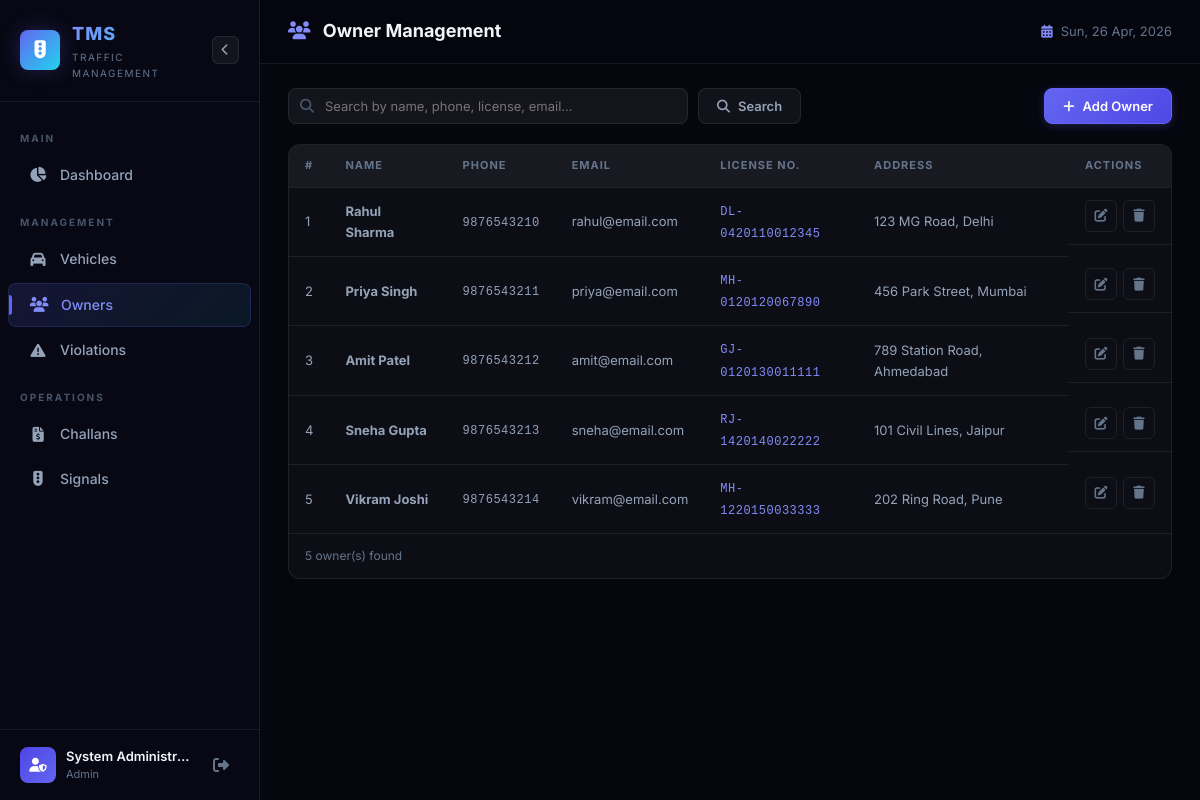
/owners/ (signed in), run on the app's committed database.
### tables this page shows
CREATE TABLE users (
                id INTEGER PRIMARY KEY AUTOINCREMENT,
                username TEXT NOT NULL UNIQUE,
                password_hash TEXT NOT NULL,
                role TEXT NOT NULL DEFAULT 'officer' CHECK(role IN ('admin', 'officer')),
                full_name TEXT NOT NULL,
                email TEXT,
                badge_number TEXT,
                is_active INTEGER DEFAULT 1,
                created_at TIMESTAMP DEFAULT CURRENT_TIMESTAMP,
                updated_at TIMESTAMP DEFAULT CURRENT_TIMESTAMP
            );

CREATE TABLE owners (
                id INTEGER PRIMARY KEY AUTOINCREMENT,
                name TEXT NOT NULL,
                phone TEXT NOT NULL,
                email TEXT,
                address TEXT,
                license_number TEXT UNIQUE,
                date_of_birth TEXT,
                created_at TIMESTAMP DEFAULT CURRENT_TIMESTAMP,
                updated_at TIMESTAMP DEFAULT CURRENT_TIMESTAMP
            );

### routes/owners.py (the view)
@owners_bp.route('/')
@login_required
def index():
    search = request.args.get('search', '')
    owners = Owner.get_all(search=search if search else None)
    return render_template('owners.html', owners=owners, search=search)

### db.py (called while the page is built)
def get_db():
    conn = sqlite3.connect(DB_PATH)
    conn.row_factory = sqlite3.Row
    conn.execute("PRAGMA foreign_keys = ON")
    return conn

def dict_from_row(row):
    if row is None:
        return None
    return dict(row)

### models/owner.py (called while the page is built)
    @staticmethod
    def get_all(search=None):
        if search:
            query = """SELECT * FROM owners
                       WHERE name LIKE %s OR phone LIKE %s OR license_number LIKE %s OR email LIKE %s
                       ORDER BY created_at DESC"""
            search_param = f"%{search}%"
            return execute_query(query, (search_param, search_param, search_param, search_param), fetch_all=True)
        return execute_query("SELECT * FROM owners ORDER BY created_at DESC", fetch_all=True)

### models/user.py (called while the page is built)
    @property
    def is_active(self):
        return self._is_active

    @staticmethod
    def from_dict(data):
        if not data:
            return None
        return User(
            id=data['id'],
            username=data['username'],
            password_hash=data['password_hash'],
            role=data['role'],
            full_name=data['full_name'],
            email=data.get('email'),
            badge_number=data.get('badge_number'),
            is_active=data.get('is_active', True),
            created_at=data.get('created_at')
        )

    @staticmethod
    def get_by_id(user_id):
        data = execute_query("SELECT * FROM users WHERE id = %s", (user_id,), fetch_one=True)
        return User.from_dict(data)

### templates/owners.html (shortened to what this page needs)
{% extends "base.html" %}
{% block page_title %}<i class="fas fa-users"></i> Owner Management{% endblock %}
{% block content %}
<div class="page-actions">
    <form class="search-form" method="GET">
        <div class="search-input-wrapper">
            <i class="fas fa-search"></i>
            <input type="text" name="search" placeholder="Search by name, phone, license, email..." value="{{ search }}">
        </div>
        <button type="submit" class="btn btn-secondary"><i class="fas fa-search"></i> Search</button>
    </form>
    <button class="btn btn-primary" onclick="openModal('addOwnerModal')">
        <i class="fas fa-plus"></i> Add Owner
    </button>
</div>
<div class="table-card">
    <div class="table-responsive">
        <table class="data-table">
            <thead>
                <tr>
                    <th>#</th>
                    <th>Name</th>
                    <th>Phone</th>
                    <th>Email</th>
                    <th>License No.</th>
                    <th>Address</th>
                    <th>Actions</th>
                </tr>
            </thead>
            <tbody>
                {% for o in owners %}
                <tr>
                    <td>{{ loop.index }}</td>
                    <td><strong>{{ o.name }}</strong></td>
                    <td><span class="text-mono">{{ o.phone }}</span></td>
                    <td>{{ o.email or '-' }}</td>
                    <td><span class="text-mono text-primary">{{ o.license_number or '-' }}</span></td>
                    <td>{{ (o.address[:30] + '...') if o.address and o.address|length > 30 else (o.address or '-') }}</td>
                    <td class="actions-cell">
                        <button class="btn-icon btn-edit" onclick='editOwner({{ o | tojson }})' title="Edit"><i class="fas fa-edit"></i></button>
                        <form method="POST" action="{{ url_for('owners.delete', owner_id=o.id) }}" class="inline-form" onsubmit="return confirm('Delete this owner? Their vehicles will become unassigned.')">
                            <button type="submit" class="btn-icon btn-delete" title="Delete"><i class="fas fa-trash"></i></button>
                        </form>
                    </td>
                </tr>
                {% endfor %}
            </tbody>
        </table>
    </div>
    <div class="table-footer"><span class="result-count">{{ owners | length }} owner(s) found</span></div>
</div>
{% endblock %}

### templates/base.html (shortened to what this page needs)
<!DOCTYPE html>
<html lang="en">
<head>
    <link rel="stylesheet" href="https://cdnjs.cloudflare.com/ajax/libs/font-awesome/6.5.1/css/all.min.css">
    <link rel="stylesheet" href="{{ url_for('static', filename='css/style.css') }}">
</head>
<body>
    <aside class="sidebar" id="sidebar">
        <div class="sidebar-header">
            <div class="logo">
                <div class="logo-icon">
                    <i class="fas fa-traffic-light"></i>
                </div>
                <div class="logo-text">
                    <span class="logo-title">TMS</span>
                    <span class="logo-subtitle">Traffic Management</span>
                </div>
            </div>
            <button class="sidebar-toggle" id="sidebarToggle" onclick="toggleSidebar()">
                <i class="fas fa-chevron-left"></i>
            </button>
        </div>
        <nav class="sidebar-nav">
            <ul>
                <li class="nav-section-title">Main</li>
                <li>
                    <a href="{{ url_for('dashboard.index') }}" class="nav-link {% if request.endpoint == 'dashboard.index' %}active{% endif %}">
                        <i class="fas fa-chart-pie"></i>
                        <span>Dashboard</span>
                    </a>
                </li>
                <li class="nav-section-title">Management</li>
                <li>
                    <a href="{{ url_for('vehicles.index') }}" class="nav-link {% if request.endpoint and 'vehicles' in request.endpoint %}active{% endif %}">
                        <i class="fas fa-car"></i>
                        <span>Vehicles</span>
                    </a>
                </li>
                <li>
                    <a href="{{ url_for('owners.index') }}" class="nav-link {% if request.endpoint and 'owners' in request.endpoint %}active{% endif %}">
                        <i class="fas fa-users"></i>
                        <span>Owners</span>
                    </a>
                </li>
                <li>
                    <a href="{{ url_for('violations.index') }}" class="nav-link {% if request.endpoint and 'violations' in request.endpoint %}active{% endif %}">
                        <i class="fas fa-exclamation-triangle"></i>
                        <span>Violations</span>
                    </a>
                </li>
                <li class="nav-section-title">Operations</li>
                <li>
                    <a href="{{ url_for('challans.index') }}" class="nav-link {% if request.endpoint and 'challans' in request.endpoint %}active{% endif %}">
                        <i class="fas fa-file-invoice-dollar"></i>
                        <span>Challans</span>
                    </a>
                </li>
                <li>
                    <a href="{{ url_for('signals.index') }}" class="nav-link {% if request.endpoint and 'signals' in request.endpoint %}active{% endif %}">
                        <i class="fas fa-traffic-light"></i>
                        <span>Signals</span>
                    </a>
                </li>
            </ul>
        </nav>
        <div class="sidebar-footer">
            <div class="user-info">
                <div class="user-avatar">
                    <i class="fas fa-user-shield"></i>
                </div>
                <div class="user-details">
                    <span class="user-name">{{ current_user.full_name }}</span>
                    <span class="user-role">{{ current_user.role | capitalize }}</span>
                </div>
            </div>
            <a href="{{ url_for('auth.logout') }}" class="logout-btn" title="Logout">
                <i class="fas fa-sign-out-alt"></i>
            </a>
        </div>
    </aside>
    <main class="main-content" id="mainContent">
        <header class="topbar">
            <div class="topbar-left">
                <h1 class="page-title">{% block page_title %}Dashboard{% endblock %}</h1>
            </div>
            <div class="topbar-right">
                <div class="topbar-date">
                    <i class="fas fa-calendar-alt"></i>
                    <span id="currentDate"></span>
                </div>
            </div>
        </header>
        <div class="content-wrapper">
            {% block content %}{% endblock %}
        </div>
    </main>
</body>
</html>

### data on the page
users: full_name "System Administr…", role "Admin"
owners: name "Rahul Sharma", phone "9876543210", email "rahul@email.com", license_number "DL-0420110012345", address "123 MG Road, Delhi"
owners: name "Priya Singh", phone "9876543211", email "priya@email.com", license_number "MH-0120120067890", address "456 Park Street, Mumbai"
owners: name "Amit Patel", phone "9876543212", email "amit@email.com", license_number "GJ-0120130011111", address "789 Station Road, Ahmedabad"
owners: name "Sneha Gupta", phone "9876543213", email "sneha@email.com", license_number "RJ-1420140022222", address "101 Civil Lines, Jaipur"
owners: name "Vikram Joshi", phone "9876543214", email "vikram@email.com", license_number "MH-1220150033333", address "202 Ring Road, Pune"

### other printed values
{{ owners | length }} "5"
